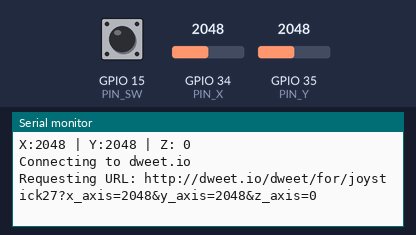
This program was run on a simulated ESP32. On the bench: the last lines printed to the serial monitor. The test bench sets the inputs (shaded band); at power-on: GPIO 34 (PIN_X) = 2048, GPIO 35 (PIN_Y) = 2048, GPIO 15 (PIN_SW) LOW. WiFi joins after 1.5 s; servers stay silent unless stated; uploads are accepted with an empty reply.

Above: at 2.7 s.
2.8 s: GPIO 34 (PIN_X) set to 2866
At 2.91 s:
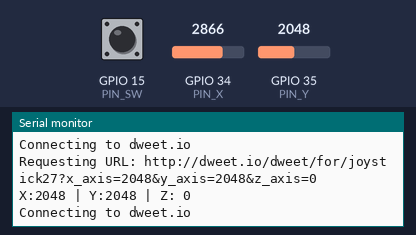
4.3 s: GPIO 35 (PIN_Y) set to 2866
At 4.45 s:
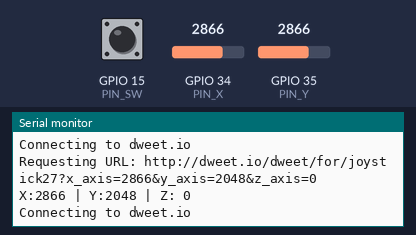
5.8 s: GPIO 15 (PIN_SW) pulled HIGH for 0.45 s
At 6.18 s:
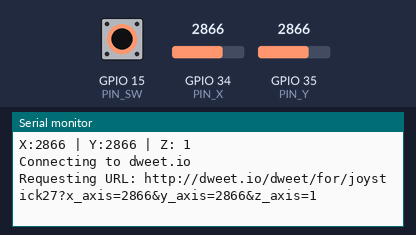
7.7 s: GPIO 34 (PIN_X) set to 3603
At 7.91 s:
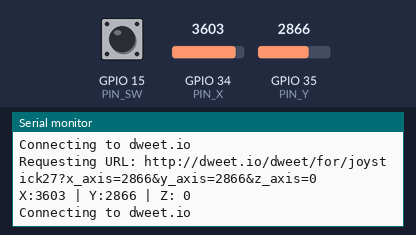
9.2 s: GPIO 15 (PIN_SW) pulled HIGH for 1 s
At 9.64 s:
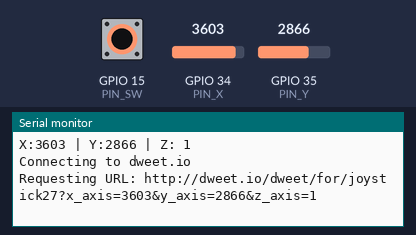
11.7 s: GPIO 35 (PIN_Y) set to 3603
At 11.76 s:
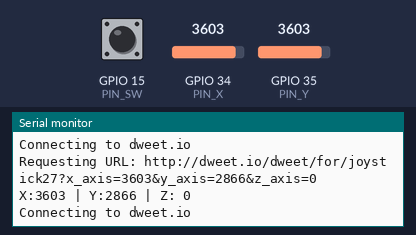
Timing chart, 0 to 14.2 s (numbered marks = the images above; inputs shaded):
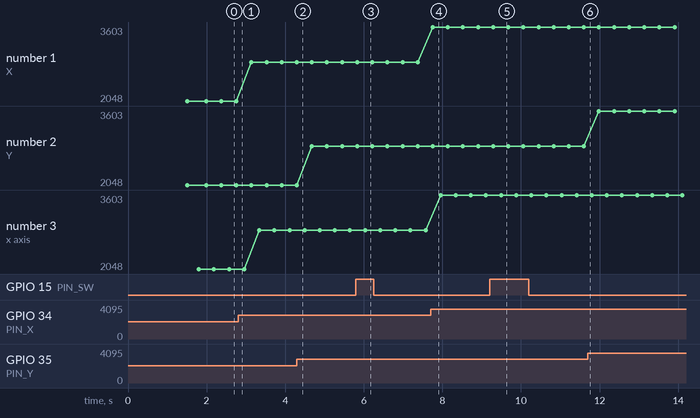

The program:

main.cpp
```cpp
#include <Arduino.h>
#include <WiFi.h>
#include <WiFiClient.h>


// Definir PINES
#define PIN_X 34   //  P2 (GPIO02 - ADC11)
#define PIN_Y 35   //  P4 (GPIO04 - ADC12)
#define PIN_SW 15 //  P15 (GPIO15)

// Conexión WiFi
#define SSID "GerarC"
#define PASSWORD "Baracunatana"

// Dweet.io
#define HOST "dweet.io"
#define HTTP_PORT 80
#define THING "joystick27"

// Funciones necesarias
void wifi_connection();
WiFiClient dweet_connection();
void send_request(WiFiClient client, int x, int y, int z);

// Información de los pines
int valueX = 0;        //  Analog
int valueY = 0;        //  Analog
int valueZ = 0;        //  Digital


void setup() {
  Serial.begin(9600);
  wifi_connection();
}

void loop() {
  delay(100);
  valueX = analogRead(PIN_X);
  valueY = analogRead(PIN_Y);
  valueZ = digitalRead(PIN_SW);

  Serial.print("X:");
  Serial.print(valueX, DEC);
  Serial.print(" | Y:");
  Serial.print(valueY, DEC);
  Serial.print(" | Z: ");
  Serial.println(valueZ, DEC);


  WiFiClient client = dweet_connection();
  send_request(client, valueX, valueY, valueZ);
}


void wifi_connection(){
  /*
  Serial.print("Connecting to ");
  Serial.println(SSID);
  */
  WiFi.begin(SSID, PASSWORD);
  while (WiFi.status() != WL_CONNECTED) {
    delay(500);
    Serial.print(".");
  }

  /*
  Serial.println("");
  Serial.println("WiFi connected");
  Serial.println("IP address: ");
  Serial.println(WiFi.localIP());
  */
}

WiFiClient dweet_connection(){
  Serial.print("Connecting to ");
  Serial.println(HOST);

  // Use WiFiClient class to create TCP connections
  WiFiClient client;
  if (!client.connect(HOST, HTTP_PORT)) {
    Serial.println("connection failed");
    return NULL;
  } else return client;
}

void send_request(WiFiClient client, int x, int y, int z){
  // We now create a URI for the request
  String url = "http://dweet.io/dweet/for/" + String(THING) + "?x_axis=" + String(x) + "&y_axis=" + String(y) + "&z_axis=" + String(z);

  // Send request
  Serial.print("Requesting URL: ");
  Serial.println(url);
  client.print(String("GET ") + url + " HTTP/1.1\r\n" +
               "Host: " + HOST + "\r\n" +
               "Connection: close\r\n\r\n");

  unsigned long timeout = millis();
  while (client.available() == 0) {
    if (millis() - timeout > 1000) {
      Serial.println(">>> Client Timeout !");
      client.stop();
      return;
    }
  }
}
```

Measured:
- after the input at 5.8 s, the serial monitor: prints a new line at once (image 3)
- after the input at 7.7 s, the serial monitor: prints a new line after 0.06 s (image 4)
- after the input at 9.2 s, the serial monitor: prints a new line after 0.09 s (image 5)
- plotted number 1: 2048 → 2866 after the input at 2.8 s, 2866 → 3603 after the input at 7.7 s
- plotted number 3: 2048 → 2866 after the input at 2.8 s, 2866 → 3603 after the input at 7.7 s
